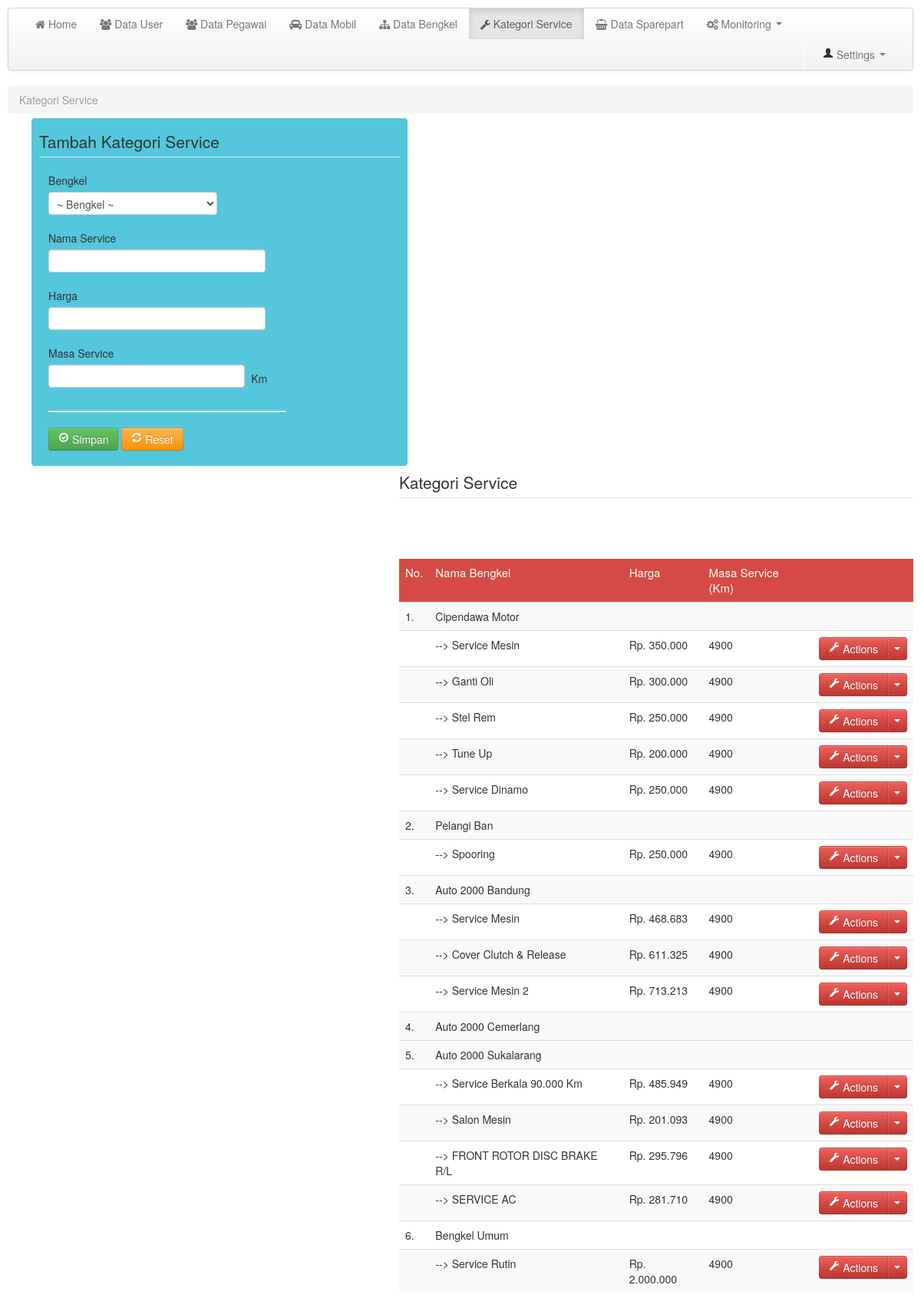
The app's page /media.php?module=service (signed in) with its own data.
### tables this page shows
CREATE TABLE `bengkel` (
  `id_bkl` int(11) NOT NULL,
  `kode_bkl` varchar(11) NOT NULL,
  `nama_bkl` varchar(25) NOT NULL,
  `alamat` text NOT NULL,
  `no_telp` varchar(25) NOT NULL,
  `contact_person` varchar(50) NOT NULL,
  `no_kontrak` varchar(30) NOT NULL,
  `tgl_berlaku_kontrak` date NOT NULL
);

CREATE TABLE `kat_service` (
  `id_serv` int(11) NOT NULL,
  `id_bkl` int(11) NOT NULL,
  `nama_serv` varchar(30) NOT NULL,
  `harga_serv` bigint(30) NOT NULL,
  `masa_serv` smallint(6) NOT NULL
);

### config/fungsi_rupiah.php (called while the page is built, shortened)
<?php
	function format_rupiah($angka) {
		$rupiah = "Rp. ".number_format($angka,0,',','.');
		return $rupiah;
	}

### mod_service/kategori_service.php (the view, shortened to what this page needs)
<?php
	$aksi = "mod_service/aksi_service.php";
	switch ($_GET['act']) {
		default:
?>
		<section>
			<ul class="breadcrumb" style="margin-bottom:5px;">
				<li class="active">Kategori Service</li>
			</ul>
			<div class="span5 pull-left" style="border:1px solid #fff; border-radius:5px; padding:10px; background:#54c7dc">
				<div class="row-fluid">
					<div class="span12">
						<form method="post" enctype="multipart/form-data" action="<?php echo "$aksi?module=tambah";?>">
							<legend class="span12">Tambah Kategori Service</legend>
							<div class="span8">
								<div class="control-group">
									<label class="control-label" for="inputPassword">Bengkel</label>
									<select name="id_bkl" required>
										<div class="controls">
											<option>~ Bengkel ~</option>
										</div>
									</select>
								</div>
								<div class="control-group">
									<label class="control-label" for="inputPassword">Nama Service</label>
									<div class="controls">
										<input class="span11" type="text" name="nama_serv" required></input>
									</div>
								</div>
								<div class="control-group">
									<label class="control-label" for="inputPassword">Harga</label>
									<div class="controls">
										<input class="span11" type="text" name="harga_serv" required></input>
									</div>
								</div>
								<div class="control-group">
									<label class="control-label" for="inputPassword">Masa Service</label>
									<div class="controls">
										<input class="span10" type="text" name="masa_serv" required></input>&nbsp; Km
									</div>
								</div>
								<hr>
								<div class="control-group">
									<div class="controls">
										<button class="btn btn-success" type="submit"><i class="icon-ok-circle icon-white"></i> Simpan</button>
										<button class="btn btn-warning" type="reset"><i class="icon-refresh icon-white"></i> Reset</button>
									</div>
								</div>
							</div>
						</form>
					</div>
				</div>
			</div>
			<div class="span7 pull-right">
				<div class="row-fluid">
					<div class="span12">
						<div id="tabel_awal">
							<fieldset>
								<legend class="span12">Kategori Service</legend>
								<table class="table table-striped">
									<thead>
										<tr class="head3">
											<td>No.</td>
											<td>Nama Bengkel</td>
											<td>Harga</td>
											<td>Masa Service (Km)</td>
											<td></td>
										</tr>
									</thead>
									<tbody>
									<?php
										$query = mysqli_query($conn, "SELECT * FROM bengkel");
										$no = 1;
										while ($r = mysqli_fetch_array($query)) {
									?>
										<tr>
											<td><?php echo $no.".";?></td>
											<td>
											<?php echo $r['nama_bkl']."<td></td><td></td><td></td><br>"; ?>
												<tr>
												<?php
													$id_bkl = $r['id_bkl'];
													$srv = mysqli_query($conn, "SELECT * FROM kat_service, bengkel WHERE kat_service.id_bkl=bengkel.id_bkl AND kat_service.id_bkl='$id_bkl'");
													while ($sv = mysqli_fetch_array($srv)) { ?>
													<td></td>
													<td>--> <?php echo $sv['nama_serv']?></td>
													<td><?php echo format_rupiah($sv['harga_serv']); ?></td>
													<td><?php echo $sv['masa_serv'] ?></td>
													<?php if ($akses == 3) { ?>
													<td>
														<div class="btn-group">
															<a class="btn btn-danger" href="#"><i class="icon-wrench icon-white"></i> Actions</a>
															<a class="btn btn-danger dropdown-toggle" data-toggle="dropdown" href="#"><span class="caret"></span></a>
														</div>
													</td>
													<?php } ?>
												</tr>
											<?php } ?>
											</td>
										</tr>
									<?php $no++;
										}
									?>
									</tbody>
								</table>
							</fieldset>
						</div>
					</div>
				</div>
			</div>
		</section>
<?php
	break;
?>
<?php break;
	}
?>

### assets/css/custom.css (style rules this page uses)
body { background: #fff; }
nav,header,section,footer { margin:10px 10px 0 10px; }
table .head3 { background:#d54a44; color:#fff; font-size:15px; }

### records on screen
bengkel: nama_bkl "Cipendawa Motor"
kat_service: nama_serv "Service Mesin", harga_serv "Rp. 350.000", masa_serv "4900"
kat_service: nama_serv "Ganti Oli", harga_serv "Rp. 300.000", masa_serv "4900"
kat_service: nama_serv "Stel Rem", harga_serv "Rp. 250.000", masa_serv "4900"
kat_service: nama_serv "Tune Up", harga_serv "Rp. 200.000", masa_serv "4900"
kat_service: nama_serv "Service Dinamo", harga_serv "Rp. 250.000", masa_serv "4900"
bengkel: nama_bkl "Pelangi Ban"
kat_service: nama_serv "Spooring", harga_serv "Rp. 250.000", masa_serv "4900"
bengkel: nama_bkl "Auto 2000 Bandung"
kat_service: nama_serv "Service Mesin", harga_serv "Rp. 468.683", masa_serv "4900"
kat_service: nama_serv "Cover Clutch & Release", harga_serv "Rp. 611.325", masa_serv "4900"
kat_service: nama_serv "Service Mesin 2", harga_serv "Rp. 713.213", masa_serv "4900"
bengkel: nama_bkl "Auto 2000 Cemerlang"
bengkel: nama_bkl "Auto 2000 Sukalarang"
kat_service: nama_serv "Service Berkala 90.000 Km", harga_serv "Rp. 485.949", masa_serv "4900"
kat_service: nama_serv "Salon Mesin", harga_serv "Rp. 201.093", masa_serv "4900"
kat_service: nama_serv "FRONT ROTOR DISC BRAKE R/L", harga_serv "Rp. 295.796", masa_serv "4900"
kat_service: nama_serv "SERVICE AC", harga_serv "Rp. 281.710", masa_serv "4900"
bengkel: nama_bkl "Bengkel Umum"
kat_service: nama_serv "Service Rutin", harga_serv "Rp. 2.000.000", masa_serv "4900"
